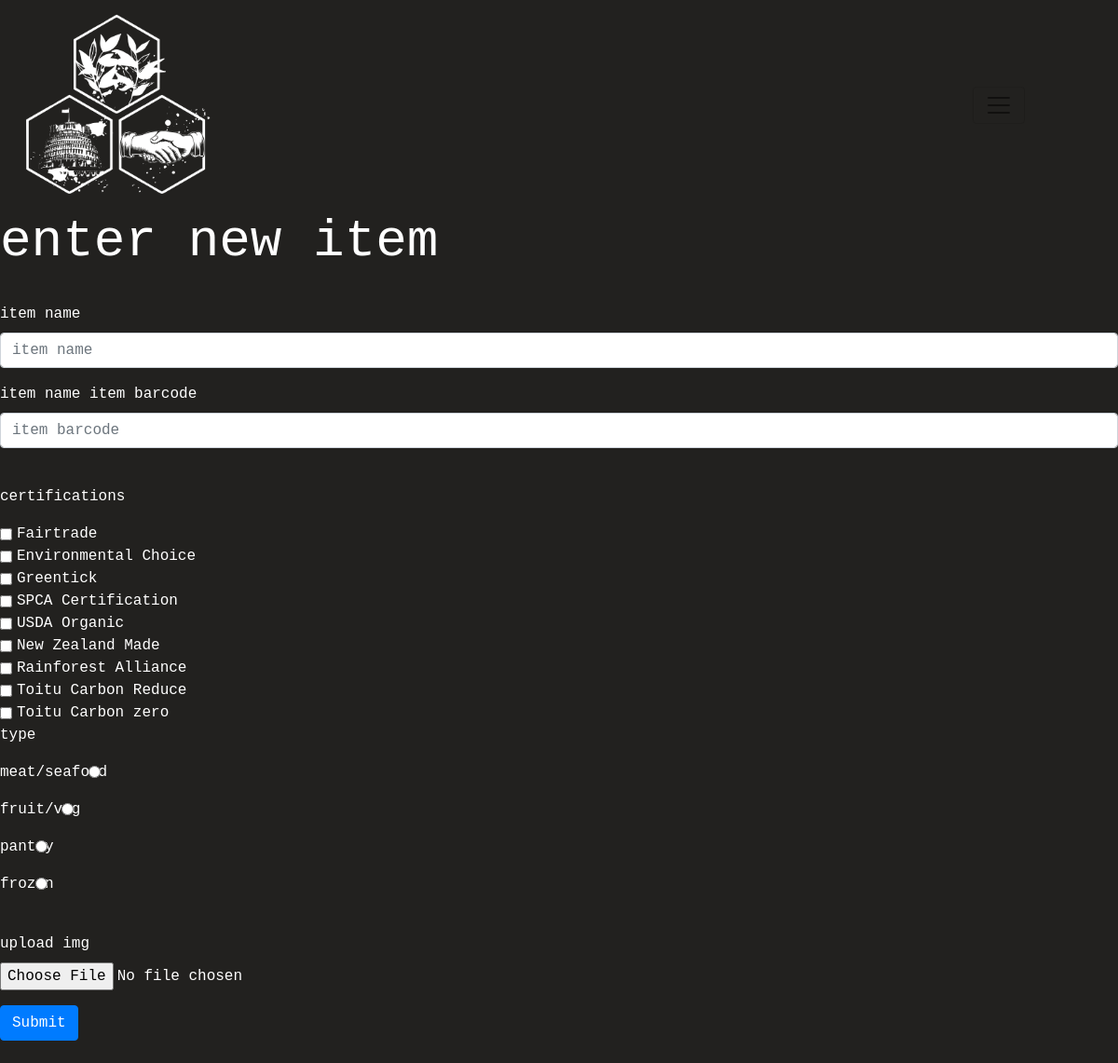
Page /index.php?page=enteritem on the committed database.
### tables this page shows
CREATE TABLE `cert` (
  `certID` int(2) NOT NULL,
  `certname` varchar(30) NOT NULL,
  `logo` varchar(20) NOT NULL,
  `about` varchar(300) NOT NULL
);

CREATE TABLE `type` (
  `typeID` int(3) NOT NULL,
  `typename` varchar(30) NOT NULL
);

### enteritem.php (the view, shortened to what this page needs)
<?php
include("navbar.php");
?>
<h1 class="display-4">enter new item</h1>
<br>
<form action="index.php?page=insertitem" method="post" enctype="multipart/form-data">
  <div class="form-group">
    <label for="exampleFormControlInput1">item name</label>
    <input class="form-control" required type="text" name="item_name" placeholder="item name">
  </div>
  <div class="form-group">
    <label for="exampleFormControlInput1">item name</label>
    <label for="exampleFormControlInput1">item barcode</label>
    <input class="form-control" required type="number" name="item_code" placeholder="item barcode">
  </div>
  <div class="form-group">
    <br>
  <p>certifications</p>
  <?php
  $certinput_sql="SELECT * FROM cert";
  $certinput_qry=mysqli_query($dbconnect, $certinput_sql);
  $certinput_aa = mysqli_fetch_assoc($certinput_qry);
  $n = 0;
  do {
    $cert = $certinput_aa['certname'];
    $n = $n+1;
  ?>
</div>
  <div class="form-check form-check-inline">
  <input class="form-check-input" type="checkbox" value="<?php echo "option$n"?>" name="<?php echo "option$n";?>">
  <label class="form-check-label" for=<?php echo "checkbox$n";?>><?php echo $cert;?></label>
</div>
<br>
<?php } while($certinput_aa = mysqli_fetch_assoc($certinput_qry));
?>
<p>type</p>
<?php
$typeinput_sql="SELECT * FROM type";
$typeinput_qry=mysqli_query($dbconnect, $typeinput_sql);
$typeinput_aa = mysqli_fetch_assoc($typeinput_qry);
do {
  $type = $typeinput_aa['typeID'];
  $typename = $typeinput_aa['typename'];
?>
<div class="form-group">
  <span></span><label class="form-check-label" for="<?php echo "$type"?>">
    <?php echo $typename;?>
    <input class="form-check-input" type="radio" value="<?php echo "$type"?>" name="item_type" id="radio">
  </label>
</div>
<?php } while($typeinput_aa = mysqli_fetch_assoc($typeinput_qry));
?>
<br>
  <div class="form-group">
    <label for="exampleFormControlFile1">upload img</label>
    <input type="file" class="form-control-file" name="fileToUpload" id="fileToUpload">
  </div>
  <button type="submit" class="btn btn-primary mb-2" name="submit_button">Submit</button>
</form>

### custom.css (style rules this page uses)
body { font-family: Courier New; color: white; background-color: #22211F; }

### rows in the picture
cert: certname "Fairtrade"
cert: certname "Environmental Choice"
cert: certname "Greentick"
cert: certname "SPCA Certification"
cert: certname "USDA Organic"
cert: certname "New Zealand Made"
cert: certname "Rainforest Alliance"
cert: certname "Toitu Carbon Reduce"
cert: certname "Toitu Carbon zero"
type: typename "meat/seafood"
type: typename "fruit/veg"
type: typename "pantry"
type: typename "frozen"
